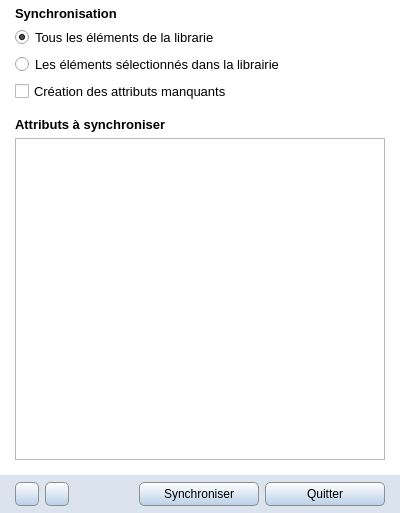
<?xml version="1.0" encoding="UTF-8"?>
<ui version="4.0">
 <class>LibrarySynchro</class>
 <widget class="QWidget" name="LibrarySynchro">
  <property name="windowModality">
   <enum>Qt::ApplicationModal</enum>
  </property>
  <property name="geometry">
   <rect>
    <x>0</x>
    <y>0</y>
    <width>400</width>
    <height>513</height>
   </rect>
  </property>
  <property name="windowTitle">
   <string>Synchronisation</string>
  </property>
  <property name="windowIcon">
   <iconset resource="../icones/icons.qrc">
    <normaloff>:/Images/asc.svg</normaloff>:/Images/asc.svg</iconset>
  </property>
  <property name="styleSheet">
   <string notr="true">QWidget#LibrarySynchro {background:#FFFFFF}</string>
  </property>
  <layout class="QGridLayout" name="gridLayout">
   <property name="leftMargin">
    <number>0</number>
   </property>
   <property name="topMargin">
    <number>6</number>
   </property>
   <property name="rightMargin">
    <number>0</number>
   </property>
   <property name="bottomMargin">
    <number>0</number>
   </property>
   <property name="verticalSpacing">
    <number>15</number>
   </property>
   <item row="2" column="0">
    <spacer name="horizontalSpacer_2">
     <property name="orientation">
      <enum>Qt::Horizontal</enum>
     </property>
     <property name="sizeType">
      <enum>QSizePolicy::Fixed</enum>
     </property>
     <property name="sizeHint" stdset="0">
      <size>
       <width>9</width>
       <height>20</height>
      </size>
     </property>
    </spacer>
   </item>
   <item row="2" column="2">
    <spacer name="horizontalSpacer_4">
     <property name="orientation">
      <enum>Qt::Horizontal</enum>
     </property>
     <property name="sizeType">
      <enum>QSizePolicy::Fixed</enum>
     </property>
     <property name="sizeHint" stdset="0">
      <size>
       <width>9</width>
       <height>20</height>
      </size>
     </property>
    </spacer>
   </item>
   <item row="4" column="0" colspan="3">
    <widget class="QWidget" name="fond" native="true">
     <property name="minimumSize">
      <size>
       <width>0</width>
       <height>38</height>
      </size>
     </property>
     <property name="maximumSize">
      <size>
       <width>16777215</width>
       <height>38</height>
      </size>
     </property>
     <property name="styleSheet">
      <string notr="true">QWidget#fond{background: #DBE4EE}</string>
     </property>
     <layout class="QHBoxLayout" name="horizontalLayout_3">
      <property name="leftMargin">
       <number>0</number>
      </property>
      <property name="topMargin">
       <number>0</number>
      </property>
      <property name="rightMargin">
       <number>0</number>
      </property>
      <property name="bottomMargin">
       <number>0</number>
      </property>
      <item>
       <spacer name="horizontalSpacer_3">
        <property name="orientation">
         <enum>Qt::Horizontal</enum>
        </property>
        <property name="sizeType">
         <enum>QSizePolicy::Fixed</enum>
        </property>
        <property name="sizeHint" stdset="0">
         <size>
          <width>15</width>
          <height>20</height>
         </size>
        </property>
       </spacer>
      </item>
      <item>
       <widget class="QPushButton" name="bt_import">
        <property name="sizePolicy">
         <sizepolicy hsizetype="Minimum" vsizetype="Minimum">
          <horstretch>0</horstretch>
          <verstretch>0</verstretch>
         </sizepolicy>
        </property>
        <property name="minimumSize">
         <size>
          <width>24</width>
          <height>24</height>
         </size>
        </property>
        <property name="maximumSize">
         <size>
          <width>24</width>
          <height>24</height>
         </size>
        </property>
        <property name="toolTip">
         <string>Charger favoris</string>
        </property>
        <property name="styleSheet">
         <string notr="true">QPushButton{border: 1px solid #8f8f91; border-radius: 5px ; padding-right: 10px; padding-left: 10px; background-color: qlineargradient(spread:pad, x1:0, y1:0, x2:0, y2:1, stop:0 #FFFFFF, stop:1 #BAD0E7); }
QPushButton:hover{background-color: qlineargradient(spread:pad, x1:0, y1:0, x2:0, y2:1, stop:0 #F8F8F8, stop:1 #8FADCC); }
QPushButton:pressed{background-color: qlineargradient(spread:pad, x1:0, y1:0, x2:0, y2:1, stop:0 #8FADCC, stop:1 #F8F8F8); }</string>
        </property>
        <property name="text">
         <string/>
        </property>
        <property name="icon">
         <iconset resource="../icones/icons.qrc">
          <normaloff>:/Images/favorite_open.svg</normaloff>:/Images/favorite_open.svg</iconset>
        </property>
        <property name="flat">
         <bool>true</bool>
        </property>
       </widget>
      </item>
      <item>
       <widget class="QPushButton" name="bt_export">
        <property name="sizePolicy">
         <sizepolicy hsizetype="Minimum" vsizetype="Minimum">
          <horstretch>0</horstretch>
          <verstretch>0</verstretch>
         </sizepolicy>
        </property>
        <property name="minimumSize">
         <size>
          <width>24</width>
          <height>24</height>
         </size>
        </property>
        <property name="maximumSize">
         <size>
          <width>24</width>
          <height>24</height>
         </size>
        </property>
        <property name="toolTip">
         <string>Enregistrer favoris</string>
        </property>
        <property name="styleSheet">
         <string notr="true">QPushButton{border: 1px solid #8f8f91; border-radius: 5px ; padding-right: 10px; padding-left: 10px; background-color: qlineargradient(spread:pad, x1:0, y1:0, x2:0, y2:1, stop:0 #FFFFFF, stop:1 #BAD0E7); }
QPushButton:hover{background-color: qlineargradient(spread:pad, x1:0, y1:0, x2:0, y2:1, stop:0 #F8F8F8, stop:1 #8FADCC); }
QPushButton:pressed{background-color: qlineargradient(spread:pad, x1:0, y1:0, x2:0, y2:1, stop:0 #8FADCC, stop:1 #F8F8F8); }</string>
        </property>
        <property name="text">
         <string/>
        </property>
        <property name="icon">
         <iconset resource="../icones/icons.qrc">
          <normaloff>:/Images/favorite_save.svg</normaloff>:/Images/favorite_save.svg</iconset>
        </property>
        <property name="flat">
         <bool>true</bool>
        </property>
       </widget>
      </item>
      <item>
       <spacer name="spacer_fond_1">
        <property name="orientation">
         <enum>Qt::Horizontal</enum>
        </property>
        <property name="sizeHint" stdset="0">
         <size>
          <width>40</width>
          <height>20</height>
         </size>
        </property>
       </spacer>
      </item>
      <item>
       <widget class="QPushButton" name="synchro_launch">
        <property name="minimumSize">
         <size>
          <width>120</width>
          <height>24</height>
         </size>
        </property>
        <property name="maximumSize">
         <size>
          <width>16777215</width>
          <height>24</height>
         </size>
        </property>
        <property name="font">
         <font>
          <family>Segoe UI</family>
          <pointsize>9</pointsize>
         </font>
        </property>
        <property name="styleSheet">
         <string notr="true">QPushButton{border: 1px solid #8f8f91; border-radius: 5px ; padding-right: 10px; padding-left: 10px; background-color: qlineargradient(spread:pad, x1:0, y1:0, x2:0, y2:1, stop:0 #FFFFFF, stop:1 #BAD0E7); }
QPushButton:hover{background-color: qlineargradient(spread:pad, x1:0, y1:0, x2:0, y2:1, stop:0 #F8F8F8, stop:1 #8FADCC); }
QPushButton:pressed{background-color: qlineargradient(spread:pad, x1:0, y1:0, x2:0, y2:1, stop:0 #8FADCC, stop:1 #F8F8F8); }</string>
        </property>
        <property name="text">
         <string>Synchroniser</string>
        </property>
        <property name="shortcut">
         <string notr="true">Ctrl+S</string>
        </property>
       </widget>
      </item>
      <item>
       <widget class="QPushButton" name="synchro_quit">
        <property name="minimumSize">
         <size>
          <width>120</width>
          <height>24</height>
         </size>
        </property>
        <property name="maximumSize">
         <size>
          <width>16777215</width>
          <height>24</height>
         </size>
        </property>
        <property name="font">
         <font>
          <family>Segoe UI</family>
          <pointsize>9</pointsize>
         </font>
        </property>
        <property name="styleSheet">
         <string notr="true">QPushButton{border: 1px solid #8f8f91; border-radius: 5px ; padding-right: 10px; padding-left: 10px; background-color: qlineargradient(spread:pad, x1:0, y1:0, x2:0, y2:1, stop:0 #FFFFFF, stop:1 #BAD0E7); }
QPushButton:hover{background-color: qlineargradient(spread:pad, x1:0, y1:0, x2:0, y2:1, stop:0 #F8F8F8, stop:1 #8FADCC); }
QPushButton:pressed{background-color: qlineargradient(spread:pad, x1:0, y1:0, x2:0, y2:1, stop:0 #8FADCC, stop:1 #F8F8F8); }</string>
        </property>
        <property name="text">
         <string>Quitter</string>
        </property>
        <property name="shortcut">
         <string notr="true">Esc</string>
        </property>
       </widget>
      </item>
      <item>
       <spacer name="spacer_fond_2">
        <property name="orientation">
         <enum>Qt::Horizontal</enum>
        </property>
        <property name="sizeType">
         <enum>QSizePolicy::Fixed</enum>
        </property>
        <property name="sizeHint" stdset="0">
         <size>
          <width>15</width>
          <height>20</height>
         </size>
        </property>
       </spacer>
      </item>
     </layout>
    </widget>
   </item>
   <item row="2" column="1">
    <widget class="QWidget" name="attributes_widget" native="true">
     <layout class="QVBoxLayout" name="version_layer">
      <property name="leftMargin">
       <number>0</number>
      </property>
      <property name="topMargin">
       <number>0</number>
      </property>
      <property name="rightMargin">
       <number>0</number>
      </property>
      <property name="bottomMargin">
       <number>0</number>
      </property>
      <item>
       <widget class="QLabel" name="attributes_title">
        <property name="font">
         <font>
          <family>Segoe UI</family>
          <pointsize>10</pointsize>
          <weight>75</weight>
          <bold>true</bold>
         </font>
        </property>
        <property name="text">
         <string>Attributs à synchroniser</string>
        </property>
       </widget>
      </item>
      <item>
       <widget class="QTreeView" name="synchro_tree">
        <property name="contextMenuPolicy">
         <enum>Qt::CustomContextMenu</enum>
        </property>
        <property name="editTriggers">
         <set>QAbstractItemView::NoEditTriggers</set>
        </property>
        <property name="alternatingRowColors">
         <bool>true</bool>
        </property>
        <property name="selectionMode">
         <enum>QAbstractItemView::ExtendedSelection</enum>
        </property>
        <property name="selectionBehavior">
         <enum>QAbstractItemView::SelectRows</enum>
        </property>
        <property name="animated">
         <bool>true</bool>
        </property>
        <attribute name="headerVisible">
         <bool>false</bool>
        </attribute>
       </widget>
      </item>
     </layout>
    </widget>
   </item>
   <item row="0" column="1">
    <widget class="QWidget" name="cat_widget" native="true">
     <layout class="QVBoxLayout" name="title_layer">
      <property name="leftMargin">
       <number>0</number>
      </property>
      <property name="topMargin">
       <number>0</number>
      </property>
      <property name="rightMargin">
       <number>0</number>
      </property>
      <property name="bottomMargin">
       <number>0</number>
      </property>
      <item>
       <widget class="QLabel" name="synchro_title">
        <property name="font">
         <font>
          <family>Segoe UI</family>
          <pointsize>10</pointsize>
          <weight>75</weight>
          <bold>true</bold>
         </font>
        </property>
        <property name="text">
         <string>Synchronisation</string>
        </property>
       </widget>
      </item>
      <item>
       <layout class="QVBoxLayout" name="verticalLayout">
        <item>
         <widget class="QRadioButton" name="synchro_all">
          <property name="font">
           <font>
            <family>Segoe UI</family>
            <pointsize>10</pointsize>
           </font>
          </property>
          <property name="text">
           <string>Tous les éléments de la librarie</string>
          </property>
          <property name="checked">
           <bool>true</bool>
          </property>
         </widget>
        </item>
        <item>
         <widget class="QRadioButton" name="synchro_select">
          <property name="font">
           <font>
            <family>Segoe UI</family>
            <pointsize>10</pointsize>
           </font>
          </property>
          <property name="text">
           <string>Les éléments sélectionnés dans la librairie</string>
          </property>
          <property name="checked">
           <bool>false</bool>
          </property>
         </widget>
        </item>
        <item>
         <widget class="QCheckBox" name="synchro_creation">
          <property name="minimumSize">
           <size>
            <width>0</width>
            <height>21</height>
           </size>
          </property>
          <property name="font">
           <font>
            <family>Segoe UI</family>
            <pointsize>10</pointsize>
           </font>
          </property>
          <property name="text">
           <string>Création des attributs manquants</string>
          </property>
         </widget>
        </item>
       </layout>
      </item>
     </layout>
    </widget>
   </item>
  </layout>
 </widget>
 <tabstops>
  <tabstop>synchro_all</tabstop>
  <tabstop>synchro_select</tabstop>
  <tabstop>synchro_creation</tabstop>
  <tabstop>synchro_tree</tabstop>
  <tabstop>synchro_launch</tabstop>
  <tabstop>synchro_quit</tabstop>
  <tabstop>bt_import</tabstop>
  <tabstop>bt_export</tabstop>
 </tabstops>
 <resources>
  <include location="../icones/icons.qrc"/>
 </resources>
 <connections/>
</ui>
